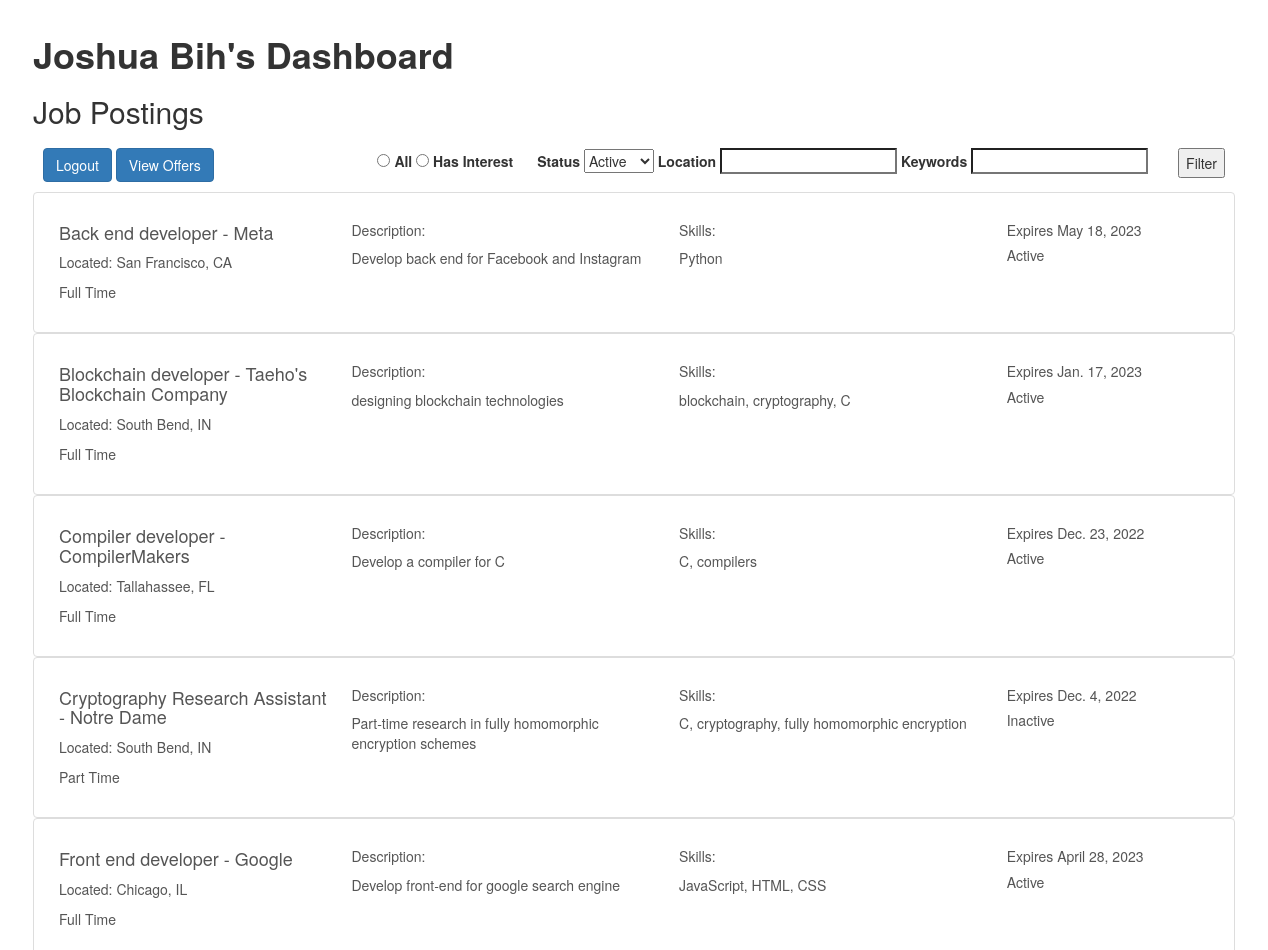
The app's page /candidate/homepage/ (signed in, upper part), older data.
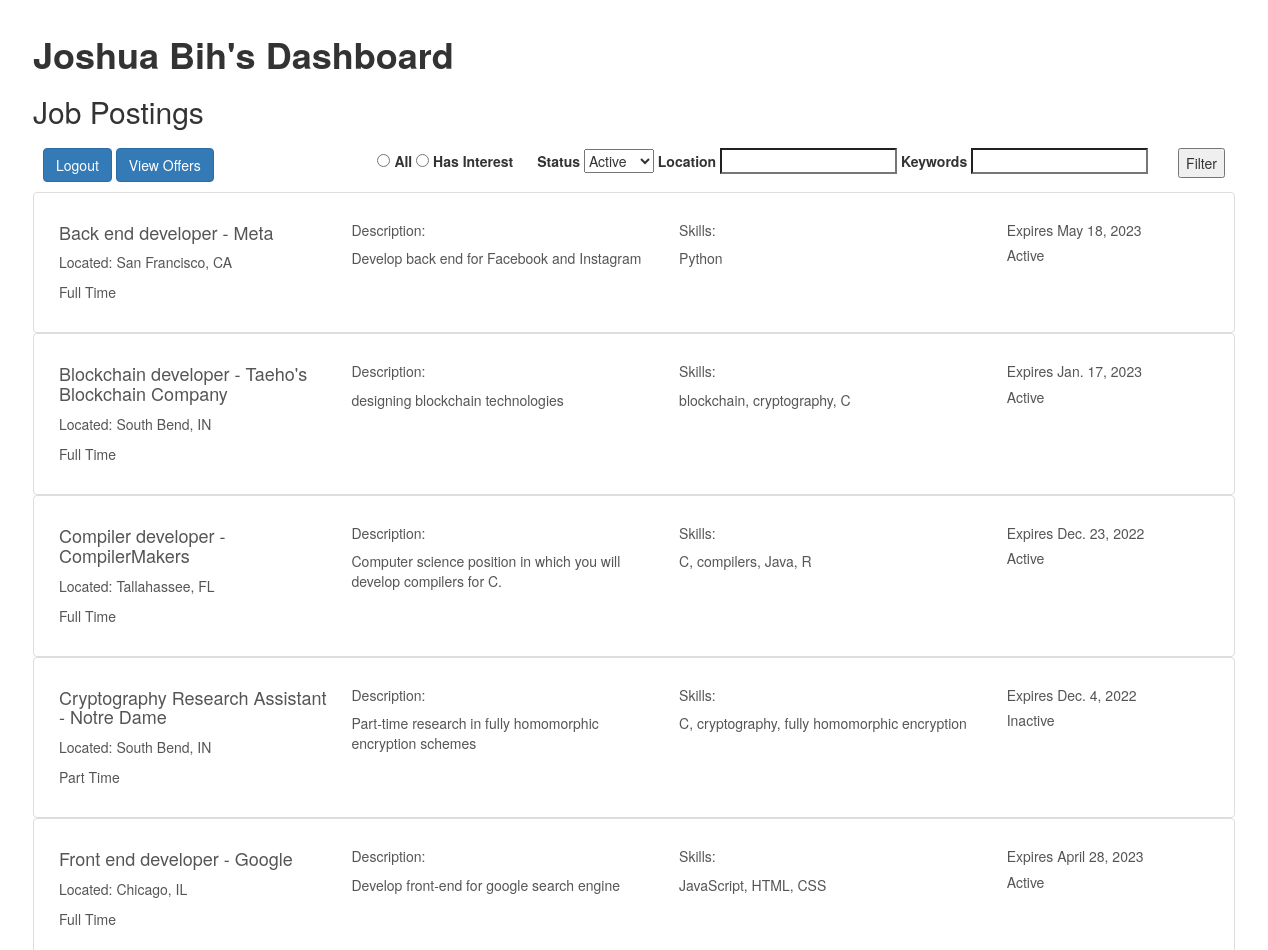
The same page, newer data.
### recruiter/models.py (models this page shows, shortened)
class JobPost(models.Model):
    recruiter = models.ForeignKey(RecruiterProfile, on_delete=models.CASCADE)
    pos_title = models.CharField("Position Title", max_length=200)
    type = models.CharField("Type", max_length=200)
    location = models.CharField("Location", max_length=200)
    des_skills = models.TextField("Desired Skills")
    description = models.TextField("Description")
    company = models.CharField("Company", max_length=200)
    exp_date = models.DateField("Expiration Date")
    status = models.CharField("Status", max_length=200)
    interested_candidates = models.PositiveIntegerField(
        "Interested Candidates", default=0)
    interested_ids = models.TextField("Interested IDs", default="")
    def __str__(self):
        return f"{self.pos_title} ({self.type}) - {self.company}"
    def expire(self):
        if date.today() > self.exp_date:
            self.status = "Inactive"
            self.save()
        return True

### candidate/views.py (the view)
# urls.py: path("homepage/", views.homepage_view, name='homepage'),
@login_required(login_url=login_url)
@user_passes_test(candidate_check, login_url=login_url)
def homepage_view(request):
    if request.method == 'GET':
        try:
            candidate = CandidateProfile.objects.get(user=request.user)
            queryset = JobPost.objects
            if request.method == 'GET':
                interestFilter = request.GET.get("interestFilter", "")
                statusFilter = request.GET.get("statusFilter", "")
                locationFilter = request.GET.get("locationFilter", "")
                keywordFilter = request.GET.get("keywordFilter", "")
                if interestFilter == "Interested":
                    queryset = queryset.filter(
                        interested_ids__icontains=f",{candidate.id},")
                if statusFilter == "Active":
                    queryset = queryset.filter(status=statusFilter)
                elif statusFilter == "Inactive":
                    queryset = queryset.filter(status=statusFilter)
                if locationFilter != "":
                    queryset = queryset.filter(
                        location__icontains=locationFilter)
                if keywordFilter != "":
                    queryset = queryset.filter(
                        description__icontains=keywordFilter)
            queryset = queryset.order_by(Lower('pos_title'))
            print(queryset)
            context = {'candidate': candidate,
                       'job_posts': queryset}
            return render(request, 'candidate/homepage.html', context=context)
        except CandidateProfile.DoesNotExist:
            return HttpResponseRedirect('/candidate/profile_creation')

### candidate/views.py (called while the page is built)
def candidate_check(user):
    return list(user.groups.all())[0].name == 'Candidates'

### candidate/templates/candidate/homepage.html (shortened to what this page needs)
{% extends "candidate_base.html" %}
{% block content %}
<div class="div-center-xlarge">
    <h1><b>{{candidate.name}}'s Dashboard</b></h1>
    <h2>Job Postings</h2>
    <div style="padding:10px">
            <a class="btn btn-primary" href="/register/logout" role="button">Logout</a>
            <a class="btn btn-primary" href="/candidate/offers" role="button">View Offers</a>
            <form class = "right-align" method="get">
                <span style="padding:10px">
                    <input type="radio" name="interestFilter" value="All" class="form-check-input" id="view-method_0" required="">
                    <label class="form-check-label" for="view-method_0"> All </label>
                    <input type="radio" name="interestFilter" value="Interested" class="form-check-input" id="view-method_3" required="">
                    <label class="form-check-label" for="view-method_3"> Has Interest </label>
                </span>
                <span style="padding:10px">
                    <label for="Status">Status</label>
                    <select name="statusFilter" id="status">
                        <option value="Active">Active</option>
                      </select>
                    <label for="Location">Location</label>
                    <input type="search" id="location" name="locationFilter">
                    <label for="Keywords">Keywords</label>
                    <input type="search" id="keywords" name="keywordFilter">
                </span>
                <span style="padding:10px">
                    <button class="right-align" type="submit">Filter</button>
                </span>
            </form>
    </div>
    <div class = "list-group">
        {% for post in job_posts %}
        <div>
            <a href="/candidate/post/{{ post.id }}/" class="list-group-item list-group-item-action" aria-current="true">
            <div class="container text-left">
                <div class = "row">
                    <div class = "column-left">
                        <div class="d-flex w-100 justify-content-between">
                            <h4 class="mb-1">{{ post.pos_title }} - {{ post.company }}</h4>
                            <p class="mb-1">Located: {{ post.location }}</p>
                            <p class="mb-1">{{ post.type }}</p>
                        </div>
                    </div>
                    <div class = "column-middle">
                        <div class="d-flex w-100 justify-content-between">
                            <h5>Description:</h5>
                            <p class="mb-1">{{post.description}}</p>
                        </div>
                    </div>
                    <div class = "column-middle2">
                        <div class="d-flex w-100 justify-content-between">
                            <h5>Skills:</h5>
                            <p class="mb-1">{{post.des_skills}}</p>
                        </div>
                    </div>
                    <div class = "column-right">
                        <div class="d-flex w-100 justify-content-between">
                            <h5>Expires {{post.exp_date}}</h5>
                            <h5>{{post.status}}</h5>
                        </div>
                    </div>
                </div>
            </div>
            </a>
        </div>
        {% endfor %}
    </div>
</div>
{% endblock %}

Row changes from the older to the newer data that the page shows:
changed JobPost "Compiler developer": description "Develop a compiler for C" → "Computer science position in which you will develop compilers for C."; des_skills "C, compilers" → "C, compilers, Java, R"
